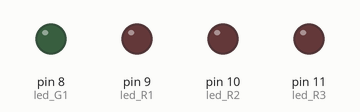
The sketch below on a simulated Arduino Uno, built with avr-gcc and run on an emulated ATmega328P. On the bench: output pins drawn as LEDs (lit = HIGH).

Above: at 0.2 s.
At 1.2 s:
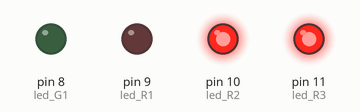
At 1.7 s:
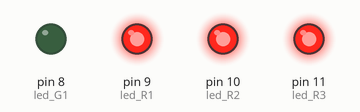
At 3.2 s:
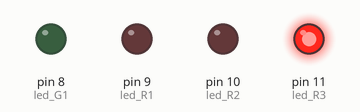
At 4.7 s:
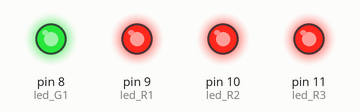
Timing chart, 0 to 5.8 s (numbered marks = the images above):
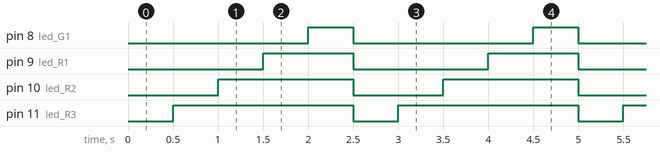

Measured:
- by itself, pin 8 (led_G1): alternates HIGH for 0.50 s and LOW for 2.0 s
- by itself, pin 9 (led_R1): alternates HIGH for 1.0 s and LOW for 1.5 s
- by itself, pin 10 (led_R2): alternates HIGH for 1.5 s and LOW for 1.0 s
- by itself, pin 11 (led_R3): alternates HIGH for 2.0 s and LOW for 0.50 s

The sketch:

Positive_Logic.ino
```cpp
#define led_G1 8 //led_G1 = pin8
#define led_R1 9 //led_R1 = pin9
#define led_R2 10 //led_R2 = pin10
#define led_R3 11 //led_R3 = pin11
void setup()
{
  pinMode(led_G1,OUTPUT); //OUTPUT = led_G1
  pinMode(led_R1,OUTPUT); //OUTPUT = led_R1
  pinMode(led_R2,OUTPUT); //OUTPUT = led_R2
  pinMode(led_R3,OUTPUT); //OUTPUT = led_R3
}
void loop()
{
  digitalWrite(led_G1,0); //OFF
  digitalWrite(led_R1,0); //OFF
  digitalWrite(led_R2,0); //OFF
  digitalWrite(led_R3,0); //OFF
  delay(500);

  digitalWrite(led_G1,0); //OFF
  digitalWrite(led_R1,0); //OFF
  digitalWrite(led_R2,0); //OFF
  digitalWrite(led_R3,1); //ON
  delay(500);

  digitalWrite(led_G1,0); //OFF
  digitalWrite(led_R1,0); //OFF
  digitalWrite(led_R2,1); //ON
  digitalWrite(led_R3,1); //ON
  delay(500);

  digitalWrite(led_G1,0); //OFF
  digitalWrite(led_R1,1); //ON
  digitalWrite(led_R2,1); //ON
  digitalWrite(led_R3,1); //ON
  delay(500);

  digitalWrite(led_G1,1); //ON
  digitalWrite(led_R1,1); //ON
  digitalWrite(led_R2,1); //ON
  digitalWrite(led_R3,1); //ON
  delay(500);
}
```
